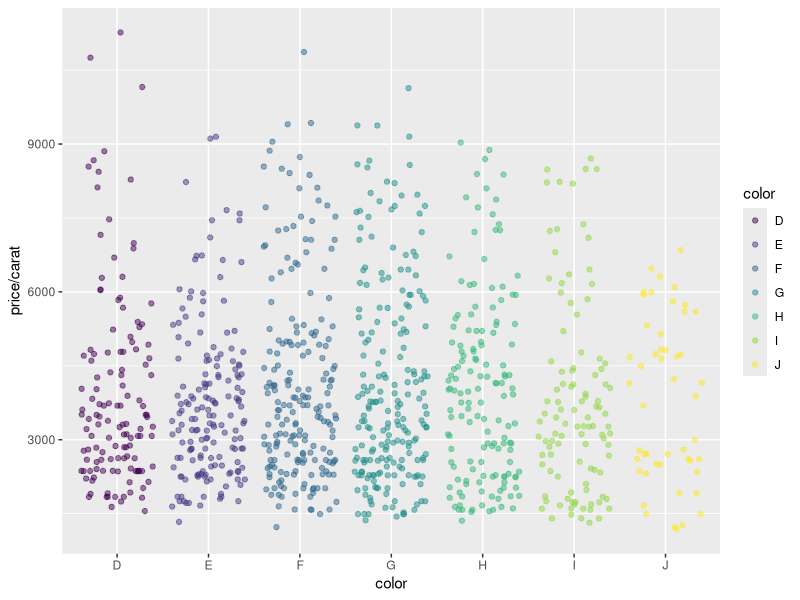
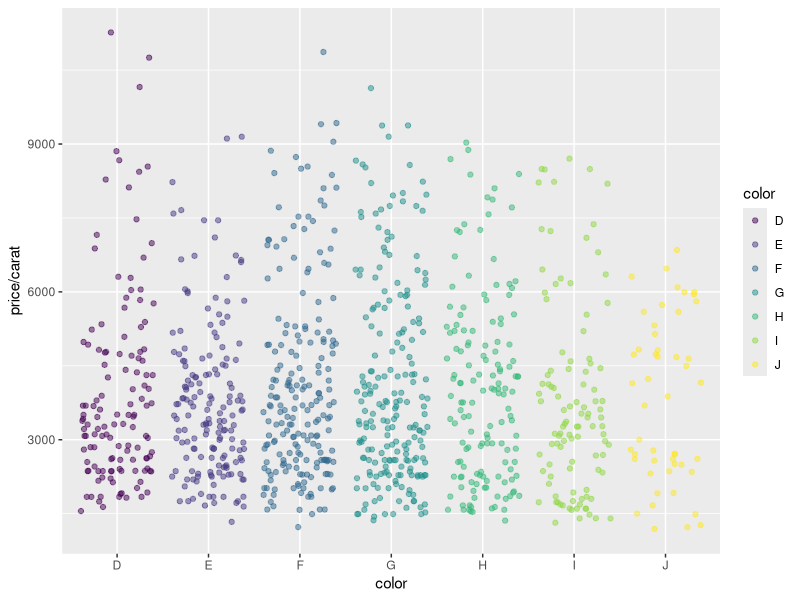

The R script that drew these images, in order:
## ---- chunk 1
library(knitr)
kable(iris[1:12,])
## ---- chunk 2
library(ggplot2)
dsmall <- diamonds[sample(nrow(diamonds), 1000), ]
ggplot(dsmall, aes(color, price/carat)) + geom_jitter(alpha = I(1 / 2), aes(color=color))
## ---- chunk 3
png("myplot.png")
ggplot(dsmall, aes(color, price/carat)) + geom_jitter(alpha = I(1 / 2), aes(color=color))
dev.off()
